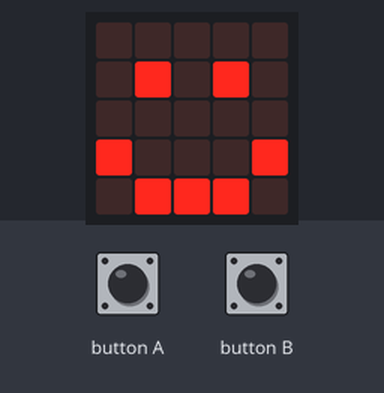
Recording of a program running on a simulated BBC micro:bit (MakeCode). Shown: the board's 5×5 LED display. The inputs (shaded band) are chosen by the test bench.

Above: at 1.8 s.
1.9 s: button B pressed for 0.15 s
At 3.1 s:
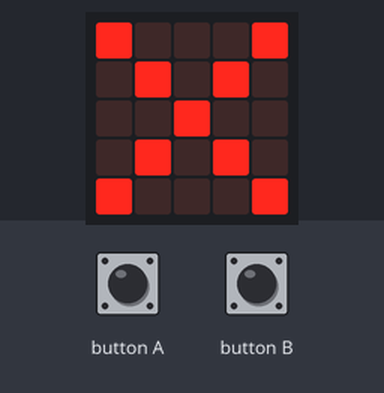
3.5 s: button A pressed for 0.15 s
At 4.4 s:
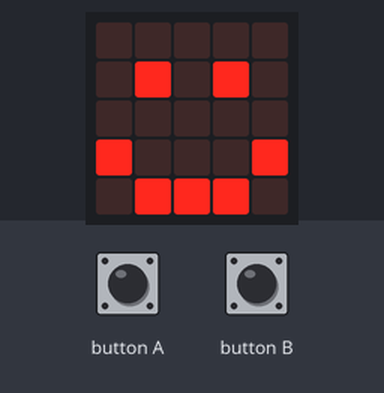
Timing chart, 0 to 6.5 s (numbered marks = the images above; inputs shaded):
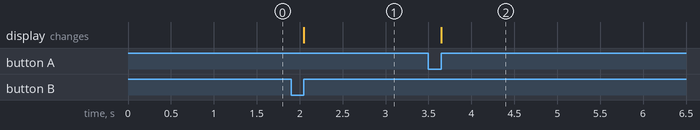

Measured:
- after the input at 1.9 s, the display: changes after 0.15 s (image 1)
- after the input at 3.5 s, the display: changes after 0.15 s (image 2)

The program:

main.ts
```typescript
input.onButtonPressed(Button.A, function () {
    USB送信 = 1
    basic.showIcon(IconNames.Happy)
})
input.onButtonPressed(Button.B, function () {
    USB送信 = 0
    basic.showIcon(IconNames.No)
})
radio.onReceivedValue(function (name, value) {
    if (USB送信) {
        serial.writeValue(name, value)
    }
})
let USB送信 = 0
serial.redirect(
SerialPin.USB_TX,
SerialPin.USB_RX,
BaudRate.BaudRate115200
)
radio.setGroup(191)
USB送信 = 1
basic.showIcon(IconNames.Happy)
```

test.ts
```typescript
// テストはここに来ます。このパッケージが拡張機能として使用されるときにはコンパイルされません。
```
